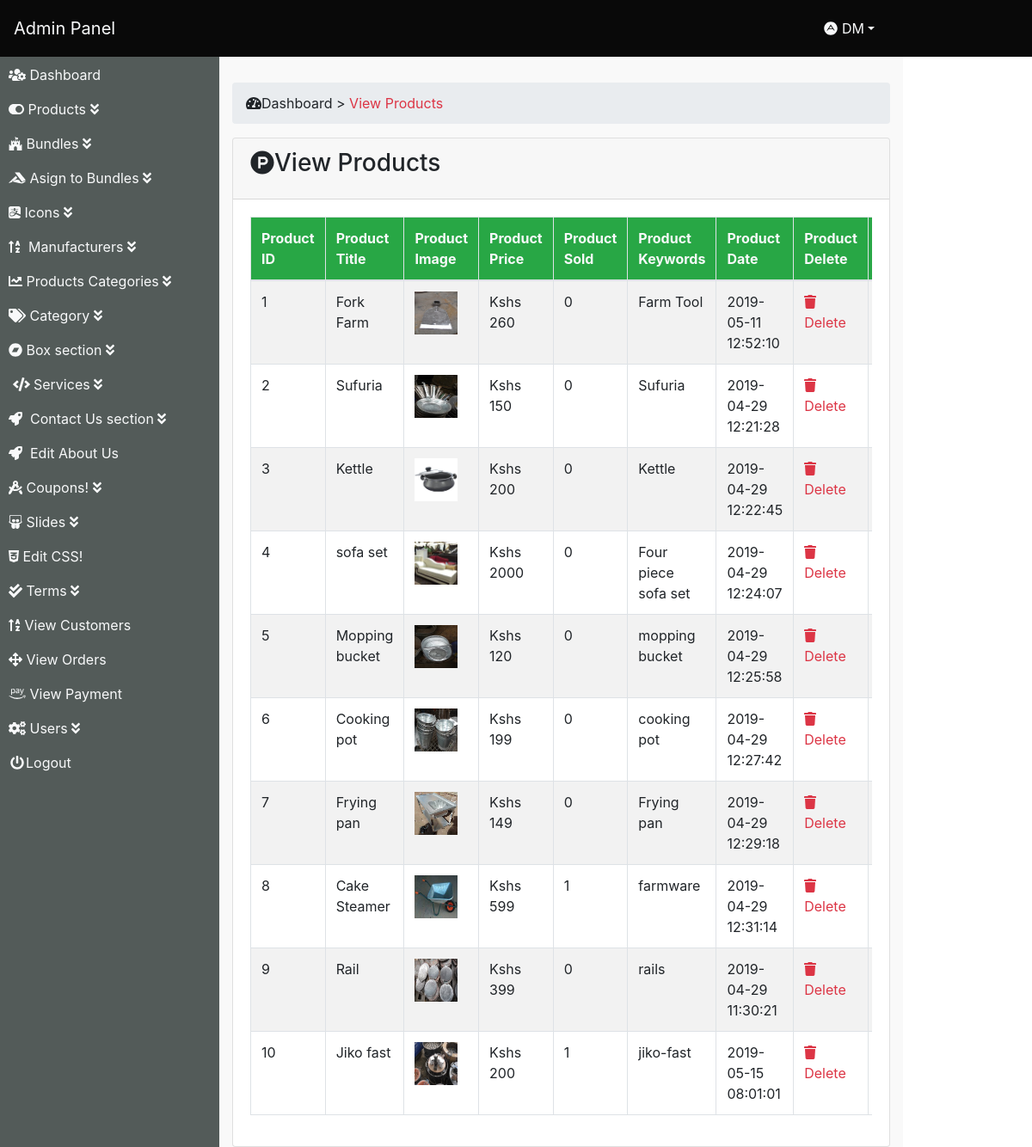
Page /admin_area/index.php?view_products (signed in) on the committed database.
### tables this page shows
CREATE TABLE `products` (
  `product_id` int(11) NOT NULL,
  `p_cat_id` int(11) NOT NULL,
  `cat_id` int(11) NOT NULL,
  `manufacturer_id` int(11) NOT NULL,
  `data` datetime NOT NULL,
  `product_title` text NOT NULL,
  `product_url` text NOT NULL,
  `product_img1` text NOT NULL,
  `product_img2` text NOT NULL,
  `product_img3` text NOT NULL,
  `product_price` int(11) NOT NULL,
  `product_psp_price` int(100) NOT NULL,
  `product_desc` text NOT NULL,
  `product_features` text NOT NULL,
  `product_video` text NOT NULL,
  `product_keyword` text NOT NULL,
  `product_label` text NOT NULL,
  `status` varchar(255) NOT NULL
);

### admin_area/view_products.php (the view, shortened to what this page needs)
<?php
 if (!isset($_SESSION['admin_email'])) {
 	echo "<script>window.open('login.php','_self');</script>";
 }else{
?>
<div class="row">
	<div class="col-lg-12">
		<ol class="breadcrumb">
			<li class="active">
				<i class="fa fa-tachometer-alt fa-1x"></i>Dashboard > <span class="text-danger"> View Products</span>
			</li>
		</ol>
	</div>
</div>
<div class="row">
	<div class="col-lg-12">
		<div class="card">
			<div class="card-header">
				<h3 class="card-title">
					<i class="fab fa-product-hunt"></i>View Products
				</h3>
			</div>
			<div class="card-body">
				<div class="table-responsive">
					<table class="table table-bordered table-hover table-striped">
						<thead class="bg-success text-light">
							<tr>
								<th>Product ID</th>
								<th>Product Title</th>
								<th>Product Image</th>
								<th>Product Price</th>
								<th>Product Sold</th>
								<th>Product Keywords</th>
								<th>Product Date</th>
								<th>Product Delete</th>
								<th>Product Edit</th>
							</tr>
						</thead>
						<tbody>
							<?php
                        $i = 0;
                        $get_pro = "select * from products where status='product'";
                        $run_pro = mysqli_query($con,$get_pro);
                        while ($row_pro = mysqli_fetch_array($run_pro)) {
                        	$pro_id = $row_pro['product_id'];
                        	$pro_title = $row_pro['product_title'];
                        	$pro_image = $row_pro['product_img1'];
                        	$pro_price = $row_pro['product_price'];
                        	$pro_keywords = $row_pro['product_keyword'];
                        	$pro_date = $row_pro['data'];
                        	$i++;
							?>
        <tr>
        	<td><?php echo $i;?></td>
        	<td><?php echo $pro_title;?></td>
        	<td><img src="products_imges/<?php echo $pro_image;?>" style="height: 50px; width: 50px"></td>
        	<td>Kshs <?php  echo $pro_price;?></td>
        	<td><?php
        $get_sold = "select * from pending_orders where product_id='$pro_id'";
        $run_sold=mysqli_query($con,$get_sold);
        $count = mysqli_num_rows($run_sold);
        echo $count;
        	?></td>
        	<td><?php echo $pro_keywords;?></td>
        	<td><?php echo $pro_date;?></td>
        	<td>
        		<a class="text-danger" href="index.php?delete_product=<?php echo $pro_id?>"><i class="fas fa-trash"></i>Delete
        	</a>
        	</td>
        	<td>
        	</td>
        </tr>
						<?php }?>
						</tbody>
					</table>
				</div>
			</div>
		</div>
	</div>
</div>
<?php }?>

### admin_area/include/sidebar.php (shortened to what this page needs)
<?php
 if (!isset($_SESSION['admin_email'])) {
 	echo "<script>window.open('login.php','_self');</script>";
 }else{
?>
<nav class="navbar navbar-expand-lg navbar-light fixed-top" style="background-color:#090909;">
<a href="#" class="navbar-brand text-light">Admin Panel</a>
	<div class="container mr-5 pr-5">
		<ul class="navbar-nav ml-auto top-nav mr-5">
		<li class="nav-item dropdown mr-auto">
			<a class="nav-link dropdown-toggle text-light" href="#" id="navbarDropdownMenuLink" role="button" data-toggle="dropdown" aria-haspopup="true" aria-expanded="false">
          <i class="fab fa-adn"></i>&nbsp;<?php echo $admin_name;?><span class="sr-only">(current)</span></a>
	</li>
	</ul>
	</div>
	 </nav>
<nav class="nav flex-column">
 <ul class="navbar-nav side-nav pt-3">
			<li class="nav-item">
				<a class="nav-link text-light" href="index.php?dashboard">
					<i class="fas fa-users-cog"></i>&nbsp;Dashboard
				</a>
			</li>
			<li class="nav-item">
				<a class="nav-link text-light" data-toggle="collapse" data-target="#products" href="#">
					<i class="fas fa-toggle-on"></i>&nbsp;Products
					<i class="fas fa-angle-double-down"></i>
				</a>
			</li>
			<li class="nav-item">
				<a class="nav-link text-light" data-toggle="collapse" data-target="#bundles" href="#">
					<i class="fab fa-fort-awesome"></i>&nbsp;Bundles
					<i class="fas fa-angle-double-down"></i>
				</a>
			</li>
			<li class="nav-item">
				<a class="nav-link text-light" data-toggle="collapse" data-target="#relations" href="#">
					<i class="fab fa-accusoft"></i>&nbsp;Asign to Bundles
					<i class="fas fa-angle-double-down"></i>
				</a>
			</li>
			<li class="nav-item">
				<a class="nav-link text-light" data-toggle="collapse" data-target="#icons" href="#">
					<i class="fab fa-alipay"></i>&nbsp;Icons
					<i class="fas fa-angle-double-down"></i>
				</a>
			</li>
         <li class="nav-item">
         	<a href="#" data-toggle="collapse" data-target="#manufacturer" class="nav-link text-light">
         		<i class="fas fa-sort-alpha-up"></i>
         		&nbsp;Manufacturers
         		<i class="fas fa-angle-double-down"></i>
         	</a>
         </li>
       <li class="nav-item">
				<a class="nav-link text-light" data-toggle="collapse" data-target="#p_cat" href="#">
					<i class="fas fa-chart-line"></i>&nbsp;Products Categories
					<i class="fas fa-angle-double-down"></i>
				</a>
			</li>
			<li class="nav-item">
				<a class="nav-link text-light" data-toggle="collapse" data-target="#cat" href="#">
					<i class="fas fa-tags"></i>&nbsp;Category
					<i class="fas fa-angle-double-down"></i>
				</a>
			</li>
			<li>
				<a href="" class="nav-link text-light" data-toggle="collapse" data-target="#box">
					<i class="fab fa-bandcamp"></i>&nbsp;Box section
					<i class="fas fa-angle-double-down"></i>
				</a>
			</li>
				<li>
					<a href="#" class="nav-link text-light" data-toggle="collapse" data-target="#services">
						&nbsp;<i class="fas fa-code"></i>&nbsp;Services
						<i class="fas fa-angle-double-down"></i>
					</a>
				</li>
				<li>
				<a href="#" class="nav-link text-light" data-toggle="collapse" data-target="#contact_us">
					<i class="fa fa-rocket"></i>&nbsp; Contact Us section
					<i class="fas fa-angle-double-down"></i>
				</a>
			</li>
				<li>
				<a href="index.php?edit_about_us" class="nav-link text-light" >
					<i class="fa fa-rocket"></i>&nbsp; Edit About Us
				</a>
			</li>
				<li>
					<a href="" class="nav-link text-light" data-toggle="collapse" data-target="#coupons">
					<i class="fas fa-drafting-compass"></i>&nbsp;Coupons!
					<i class="fas fa-angle-double-down"></i>
				</a>
				</li>
			<li class="nav-item">
				<a class="nav-link text-light" data-toggle="collapse" data-target="#slides" href="#">
					<i class="fab fa-slideshare"></i>&nbsp;Slides
					<i class="fas fa-angle-double-down"></i>
				</a>
			</li>
			<li class="nav-item">
				<a href="index.php?edit_css" class="nav-link text-light">
					<i class="fab fa-css3-alt"></i>&nbsp;Edit CSS!
				</a>
			</li>
			<li class="nav-item">
				<a class="nav-link text-light" data-toggle="collapse" data-target="#terms" href="#">
					<i class="fas fa-check-double"></i>&nbsp;Terms
					<i class="fas fa-angle-double-down"></i>
				</a>
			</li>
			<li class="nav-item">
					<a  class="nav-link text-light" href="index.php?view_customers">
						<i class="fas fa-sort-alpha-up"></i>&nbsp;View Customers</a>
				</li>
				<li class="nav-item">
					<a  class="nav-link text-light" href="index.php?view_orders">
						<i class="fas fa-arrows-alt"></i>&nbsp;View Orders</a>
				</li>
				<li class="nav-item">
					<a  class="nav-link text-light" href="index.php?view_payments">
						<i class="fab fa-amazon-pay"></i>&nbsp;View Payment</a>
				</li>
				<li class="nav-item">
				<a class="nav-link text-light" data-toggle="collapse" data-target="#users" href="#">
					<i class="fas fa-cogs"></i>&nbsp;Users
					<i class="fas fa-angle-double-down"></i>
				</a>
			</li>
		<li class="nav-item">
		<a href="logout.php" class="nav-link text-light">
			<i class="fa fa-fw fa-power-off"></i>Logout
		</a>
		</li>
</nav>
<?php }?>

### admin_area/css/style.css (style rules this page uses)
body { margin-top:0px ; }
@media (min-width: 768px) { body { margin-top: 0px; } }
.top-nav { padding:0 15px; }
.top-nav>li { display:inline-block; float: left; }
.top-nav>li>a { padding-top: 15px; padding-bottom: 15px; line-height: 20px; color: #999; }
.side-nav { background-color:#535B59; bottom: 0; }
@media (min-width: 768px) { .side-nav { margin-left: -5px; padding-left:10px; position: fixed; top: 51px; width:255px; border-radius: 0; overflow-y:auto; background: #535B59; bottom: 0; overflow-x: hidden; padding-bottom:40px; } }
@media (min-width: 768px) { .side-nav>li>a { width: 255px; } }
.card-body { border-radius:5px; }

### rows in the picture
products: product_title "Fork Farm", product_img1 (picture), product_price "260", count "0", product_keyword "Farm Tool", data "2019-05-11 12:52:10"
products: product_title "Sufuria", product_img1 (picture), product_price "150", count "0", product_keyword "Sufuria", data "2019-04-29 12:21:28"
products: product_title "Kettle", product_img1 (picture), product_price "200", count "0", product_keyword "Kettle", data "2019-04-29 12:22:45"
products: product_title "sofa set", product_img1 (picture), product_price "2000", count "0", product_keyword "Four piece sofa set", data "2019-04-29 12:24:07"
products: product_title "Mopping bucket", product_img1 (picture), product_price "120", count "0", product_keyword "mopping bucket", data "2019-04-29 12:25:58"
products: product_title "Cooking pot", product_img1 (picture), product_price "199", count "0", product_keyword "cooking pot", data "2019-04-29 12:27:42"
products: product_title "Frying pan", product_img1 (picture), product_price "149", count "0", product_keyword "Frying pan", data "2019-04-29 12:29:18"
products: product_title "Cake Steamer", product_img1 (picture), product_price "599", count "1", product_keyword "farmware", data "2019-04-29 12:31:14"
products: product_title "Rail", product_img1 (picture), product_price "399", count "0", product_keyword "rails", data "2019-04-29 11:30:21"
products: product_title "Jiko fast", product_img1 (picture), product_price "200", count "1", product_keyword "jiko-fast", data "2019-05-15 08:01:01"

### other values in the picture
$admin_name "DM"
